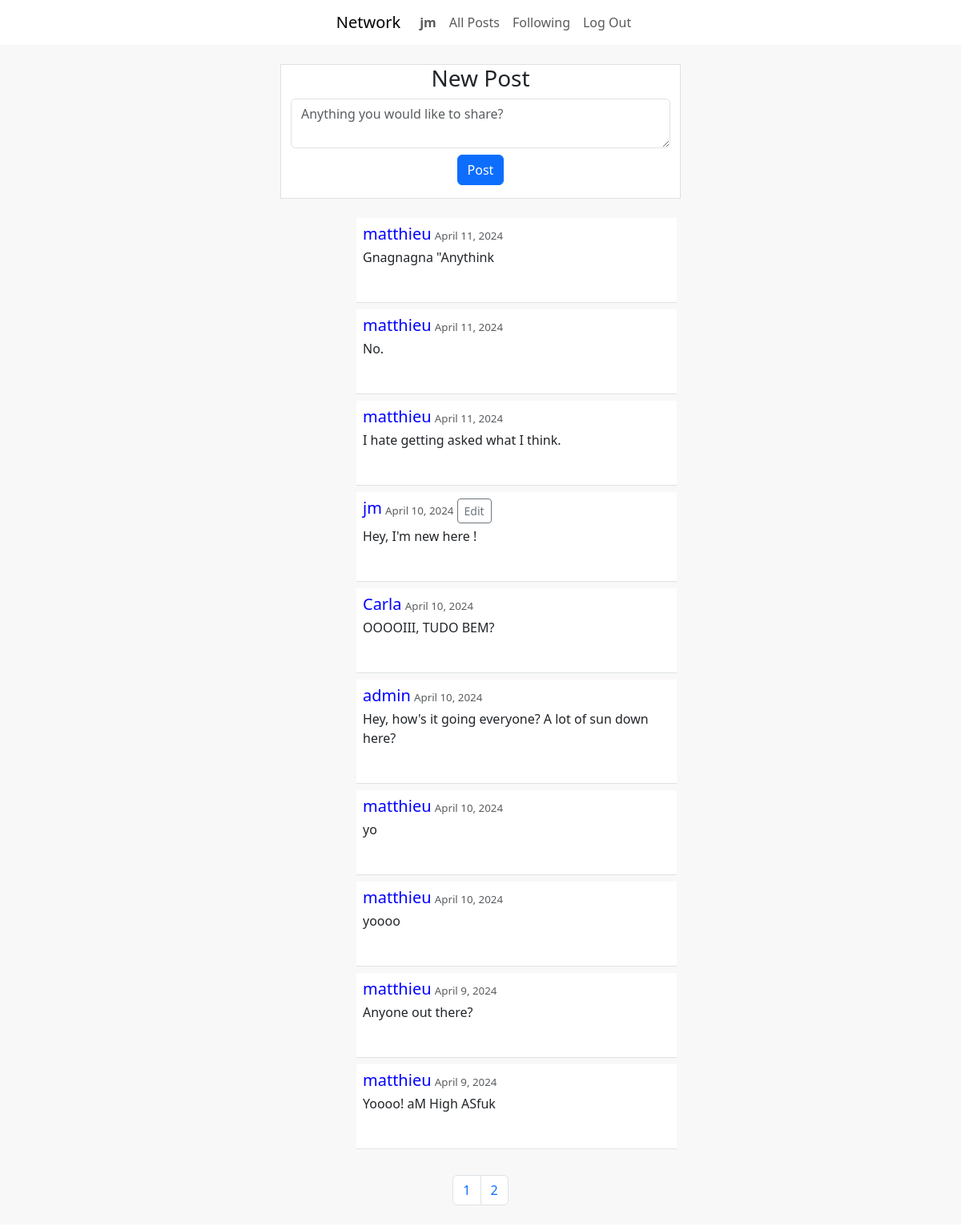
The app's page / (signed in) with its own data.
### network/models.py (models this page shows, shortened)
class User(AbstractUser):
    follows = models.ManyToManyField('self', symmetrical=False, related_name='follower', blank=True)
    photo_url = models.URLField(default="https://cdn.pixabay.com/photo/2015/10/05/22/37/blank-profile-picture-973460_960_720.png")
    def __str__(self):
        return self.username

class Post(models.Model):
    content = models.TextField(max_length= 500)
    creation_date = models.DateField(default=timezone.now().date())
    creation_time = models.TimeField(default=timezone.now().time())
    user = models.ForeignKey(User, on_delete=models.CASCADE, related_name="posts")

### network/views.py (the view, shortened to what this page needs)
# urls.py: path("", views.index, name="index"),
def index(request):
    if not request.user.is_authenticated:
        return HttpResponseRedirect(reverse('login'))
    if request.user.is_authenticated:
        posts = Post.objects.order_by("-creation_date", "-creation_time")
        paginator = Paginator(posts, 10)
        pages_total = paginator.count
        if request.GET.get('ajax') == 'True':
            data = json.loads(request.body)
            page_number = data.get("page_number")
            return JsonResponse({"message":"page number received"})
        if request.method == 'GET':
            user = request.user
            postform = PostForm()
            page_number = request.GET.get("page_number", 1)
            return render(request, "network/index.html",{
                "postform":postform,
                "recent_posts":paginator.page(page_number),
                "user":user,
                "paginator":paginator,
                "pages_total":pages_total,
            })

### network/forms.py (shortened to what this page needs)
class PostForm(forms.Form):
    content = forms.CharField(widget=forms.Textarea(attrs={'class': 'form-control mb-2',
                                                            'cols': 10,
                                                            'rows': 2,
                                                            'placeholder' : 'Anything you would like to share?'
                                                            }),
                            max_length= 500)

### network/templates/network/index.html (shortened to what this page needs)
{% extends "network/layout.html" %}
{% block body %}
    <div class ="container-fluid">
        <div class="row justify-content-center text-center mb-4 " >
            <div id="new-post" class="col-5 border mt-4">
                <h3>New Post</h3>
                <form action="" method="post">
                {{postform.content}}
                    <button type="submit" class="btn btn-primary mb-3" value="Submit">Post</button>
                </form>
            </div>
        </div>
        {% for post in recent_posts %}
            <div class="row justify-content-center text-left-aligned mb-2 border-2">
                <div class="img-div col-1"><img class="img-fluid rounded-circle" src="{{post.user.photo_url}}" alt=""></div>
                <div class="post-div border-bottom col-4 ms-0 ps-2 pt-2 pb-3">
                    <a class="custom-link" href="{{post.user.username}}"><h5 id="{{post.user}}">{{post.user}}</h5></a>
                    <span class="post-date text-muted"> {{post.creation_date}}</span>
                    {% if user == post.user %}
                    <button data-user-id="{{post.user.id}}" class="edit-button btn btn-outline-secondary btn-sm">Edit</button>
                    {% endif %}
                    <p class="text-break mt-1 mb-1">{{post.content}}</p>
                        <div>
                            <button class="like_button p-1 btn" data-user-id="{{user.id}}" data-post-id="{{post.id}}"></button>
                        </div>
                </div>
            </div>
        {% endfor %}
        <nav id="pagination">
            <ul class="pagination justify-content-center">
              {% for page in paginator %}
              <li id="{{page.number}}" class="page-item mb-4 mt-4"><a class="page-link" href="{% url 'index' %}?page_number={{ page.number }}">{{page.number}}</a></li>
              {% endfor %}
            </ul>
          </nav>
    </div>
{% endblock %}

### network/templates/network/layout.html (shortened to what this page needs)
{% load static %}
<!DOCTYPE html>
<html lang="en">
    <head>
        <link href="{% static 'network/node_modules/bootstrap/dist/css/bootstrap.min.css' %}" rel="stylesheet">
        <link href="https://cdn.jsdelivr.net/npm/bootstrap-icons/font/bootstrap-icons.css" rel="stylesheet">
        <link href="{% static 'network/styles.css' %}" rel="stylesheet">
    </head>
    <body>
        <nav class="navbar navbar-expand-lg justify-content-center">
            <a class="navbar-brand ms-3 " href="#">Network</a>
                <ul class="navbar-nav mr-auto">
                {% if user.is_authenticated %}
                    <li class="nav-item">
                        <a class="nav-link" href="{{user.username}}"><strong>{{ user.username }}</strong></a>
                    </li>
                {% endif %}
                <li class="nav-item">
                    <a class="nav-link" href="{% url 'index' %}">All Posts</a>
                </li>
                {% if user.is_authenticated %}
                    <li class="nav-item">
                        <a class="nav-link" href="{% url 'following' %}">Following</a>
                    </li>
                    <li class="nav-item">
                        <a class="nav-link" href="{% url 'logout' %}">Log Out</a>
                    </li>
                {% endif %}
                </ul>
            </nav>
        <div class="body">
            {% block body %}
            {% endblock %}
        </div>
    </body>
</html>

### network/static/network/styles.css (style rules this page uses)
a.custom-link { text-decoration: none; color: blue; }
h5 { display: inline; }
div.post-div { background-color: white; }
div.container-fluid { background-color: rgb(248, 248, 248); }
#new-post { background-color: white; }
.post-date { font-size: smaller; }
div.img-div { width: 90px; }

### records on screen
User: username "jm"
Post: user "matthieu", creation_date "April 11, 2024", content "Gnagnagna \"Anythink"
Post: user "matthieu", creation_date "April 11, 2024", content "No."
Post: user "matthieu", creation_date "April 11, 2024", content "I hate getting asked what I think."
Post: user "jm", creation_date "April 10, 2024", content "Hey, I'm new here !"
Post: user "Carla", creation_date "April 10, 2024", content "OOOOIII, TUDO BEM?"
Post: user "admin", creation_date "April 10, 2024", content "Hey, how's it going everyone? A lot of sun down here?"
Post: user "matthieu", creation_date "April 10, 2024", content "yo"
Post: user "matthieu", creation_date "April 10, 2024", content "yoooo"
Post: user "matthieu", creation_date "April 9, 2024", content "Anyone out there?"
Post: user "matthieu", creation_date "April 9, 2024", content "Yoooo! aM High ASfuk"

### other values on screen
{{ page.number }} "1" "2"
